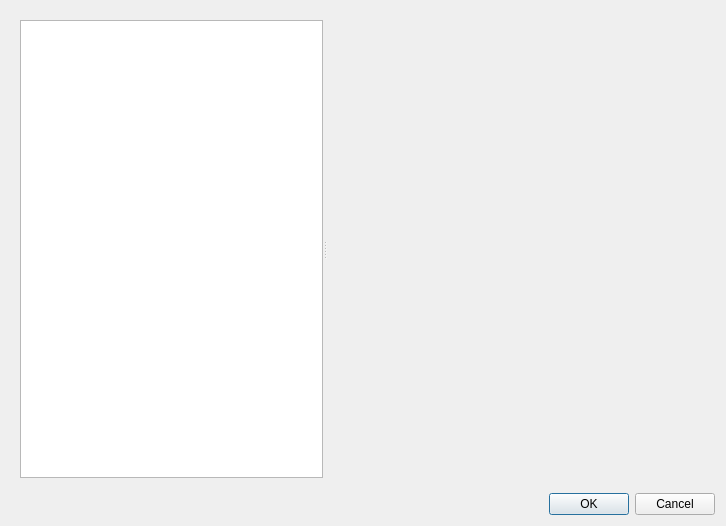
<?xml version="1.0" encoding="UTF-8"?>
<ui version="4.0">
 <class>SetupDialog</class>
 <widget class="QDialog" name="SetupDialog">
  <property name="geometry">
   <rect>
    <x>0</x>
    <y>0</y>
    <width>726</width>
    <height>526</height>
   </rect>
  </property>
  <property name="windowTitle">
   <string>Measurement Setup</string>
  </property>
  <layout class="QVBoxLayout" name="verticalLayout">
   <item>
    <widget class="QWidget" name="widget" native="true">
     <layout class="QVBoxLayout" name="verticalLayout_2">
      <item>
       <widget class="QSplitter" name="splitter">
        <property name="orientation">
         <enum>Qt::Horizontal</enum>
        </property>
        <widget class="QTreeView" name="treeView">
         <property name="sizePolicy">
          <sizepolicy hsizetype="Expanding" vsizetype="Expanding">
           <horstretch>2</horstretch>
           <verstretch>0</verstretch>
          </sizepolicy>
         </property>
         <property name="contextMenuPolicy">
          <enum>Qt::CustomContextMenu</enum>
         </property>
         <property name="selectionMode">
          <enum>QAbstractItemView::SingleSelection</enum>
         </property>
         <property name="uniformRowHeights">
          <bool>true</bool>
         </property>
         <attribute name="headerVisible">
          <bool>false</bool>
         </attribute>
        </widget>
        <widget class="QStackedWidget" name="stackedWidget">
         <property name="sizePolicy">
          <sizepolicy hsizetype="Preferred" vsizetype="Preferred">
           <horstretch>3</horstretch>
           <verstretch>0</verstretch>
          </sizepolicy>
         </property>
         <property name="currentIndex">
          <number>0</number>
         </property>
         <widget class="QWidget" name="emptyPage"/>
         <widget class="QWidget" name="networkPage">
          <layout class="QFormLayout" name="formLayout">
           <item row="0" column="0">
            <widget class="QLabel" name="label">
             <property name="text">
              <string>Network name:</string>
             </property>
            </widget>
           </item>
           <item row="0" column="1">
            <widget class="QLineEdit" name="lineEdit"/>
           </item>
          </layout>
         </widget>
        </widget>
       </widget>
      </item>
     </layout>
    </widget>
   </item>
   <item>
    <widget class="QDialogButtonBox" name="buttonBox">
     <property name="orientation">
      <enum>Qt::Horizontal</enum>
     </property>
     <property name="standardButtons">
      <set>QDialogButtonBox::Cancel|QDialogButtonBox::Ok</set>
     </property>
    </widget>
   </item>
  </layout>
 </widget>
 <resources/>
 <connections>
  <connection>
   <sender>buttonBox</sender>
   <signal>accepted()</signal>
   <receiver>SetupDialog</receiver>
   <slot>accept()</slot>
   <hints>
    <hint type="sourcelabel">
     <x>248</x>
     <y>254</y>
    </hint>
    <hint type="destinationlabel">
     <x>157</x>
     <y>274</y>
    </hint>
   </hints>
  </connection>
  <connection>
   <sender>buttonBox</sender>
   <signal>rejected()</signal>
   <receiver>SetupDialog</receiver>
   <slot>reject()</slot>
   <hints>
    <hint type="sourcelabel">
     <x>316</x>
     <y>260</y>
    </hint>
    <hint type="destinationlabel">
     <x>286</x>
     <y>274</y>
    </hint>
   </hints>
  </connection>
 </connections>
</ui>
